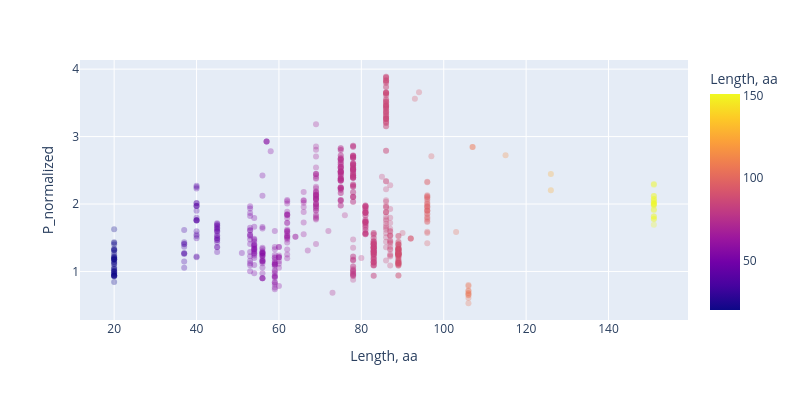
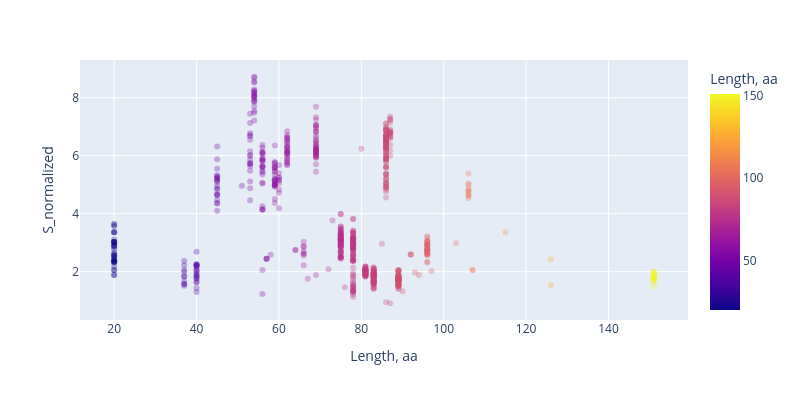
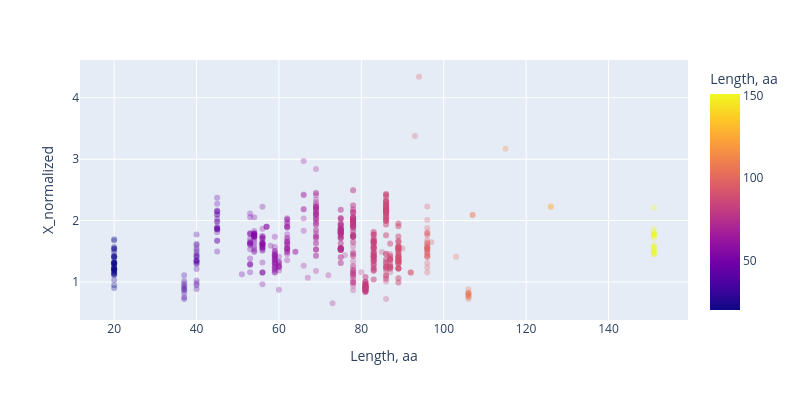

The notebook cell saved with these charts, in order:
### Markdown cell above
#### Normalized CT

### Code cell
fig = px.scatter(KPro_df_VA, x="Length, aa", y="P_normalized", hover_name = "PDB", color="Length, aa", width=800, height=400, opacity = 0.3)
fig.show()
fig = px.scatter(KPro_df_VA, x="Length, aa", y="S_normalized", hover_name = "PDB", color="Length, aa", width=800, height=400, opacity = 0.3)
fig.show()
fig = px.scatter(KPro_df_VA, x="Length, aa", y="X_normalized", hover_name = "PDB", color="Length, aa", width=800, height=400, opacity = 0.3)
fig.show()

### Figure 1 — Plotly figure (JSON) as saved in the notebook; plotly's stock layout.template omitted (floating-point values rounded to 4 significant figures; data arrays with more than 128 entries replaced by an {"elided": "..."} marker saying what was removed)
{"data": [{"hovertemplate": "<b>%{hovertext}</b><br><br>Length, aa=%{marker.color}<br>P_normalized=%{y}<extra></extra>", "hovertext": {"elided": "753 str values"}, "legendgroup": "", "marker": {"color": {"elided": "753 int values"}, "coloraxis": "coloraxis", "opacity": 0.3, "symbol": "circle"}, "mode": "markers", "name": "", "orientation": "v", "showlegend": false, "type": "scatter", "x": {"elided": "753 int values"}, "xaxis": "x", "y": {"elided": "753 float values"}, "yaxis": "y"}], "layout": {"coloraxis": {"colorbar": {"title": {"text": "Length, aa"}}, "colorscale": [[0, "#0d0887"], [0.1111, "#46039f"], [0.2222, "#7201a8"], [0.3333, "#9c179e"], [0.4444, "#bd3786"], [0.5556, "#d8576b"], [0.6667, "#ed7953"], [0.7778, "#fb9f3a"], [0.8889, "#fdca26"], [1, "#f0f921"]]}, "height": 400, "legend": {"tracegroupgap": 0}, "margin": {"t": 60}, "width": 800, "xaxis": {"anchor": "y", "domain": [0, 1], "title": {"text": "Length, aa"}}, "yaxis": {"anchor": "x", "domain": [0, 1], "title": {"text": "P_normalized"}}}}

### Figure 2 — Plotly figure (JSON) as saved in the notebook; plotly's stock layout.template omitted (floating-point values rounded to 4 significant figures; data arrays with more than 128 entries replaced by an {"elided": "..."} marker saying what was removed)
{"data": [{"hovertemplate": "<b>%{hovertext}</b><br><br>Length, aa=%{marker.color}<br>S_normalized=%{y}<extra></extra>", "hovertext": {"elided": "753 str values"}, "legendgroup": "", "marker": {"color": {"elided": "753 int values"}, "coloraxis": "coloraxis", "opacity": 0.3, "symbol": "circle"}, "mode": "markers", "name": "", "orientation": "v", "showlegend": false, "type": "scatter", "x": {"elided": "753 int values"}, "xaxis": "x", "y": {"elided": "753 float values"}, "yaxis": "y"}], "layout": {"coloraxis": {"colorbar": {"title": {"text": "Length, aa"}}, "colorscale": [[0, "#0d0887"], [0.1111, "#46039f"], [0.2222, "#7201a8"], [0.3333, "#9c179e"], [0.4444, "#bd3786"], [0.5556, "#d8576b"], [0.6667, "#ed7953"], [0.7778, "#fb9f3a"], [0.8889, "#fdca26"], [1, "#f0f921"]]}, "height": 400, "legend": {"tracegroupgap": 0}, "margin": {"t": 60}, "width": 800, "xaxis": {"anchor": "y", "domain": [0, 1], "title": {"text": "Length, aa"}}, "yaxis": {"anchor": "x", "domain": [0, 1], "title": {"text": "S_normalized"}}}}

### Figure 3 — Plotly figure (JSON) as saved in the notebook; plotly's stock layout.template omitted (floating-point values rounded to 4 significant figures; data arrays with more than 128 entries replaced by an {"elided": "..."} marker saying what was removed)
{"data": [{"hovertemplate": "<b>%{hovertext}</b><br><br>Length, aa=%{marker.color}<br>X_normalized=%{y}<extra></extra>", "hovertext": {"elided": "753 str values"}, "legendgroup": "", "marker": {"color": {"elided": "753 int values"}, "coloraxis": "coloraxis", "opacity": 0.3, "symbol": "circle"}, "mode": "markers", "name": "", "orientation": "v", "showlegend": false, "type": "scatter", "x": {"elided": "753 int values"}, "xaxis": "x", "y": {"elided": "753 float values"}, "yaxis": "y"}], "layout": {"coloraxis": {"colorbar": {"title": {"text": "Length, aa"}}, "colorscale": [[0, "#0d0887"], [0.1111, "#46039f"], [0.2222, "#7201a8"], [0.3333, "#9c179e"], [0.4444, "#bd3786"], [0.5556, "#d8576b"], [0.6667, "#ed7953"], [0.7778, "#fb9f3a"], [0.8889, "#fdca26"], [1, "#f0f921"]]}, "height": 400, "legend": {"tracegroupgap": 0}, "margin": {"t": 60}, "width": 800, "xaxis": {"anchor": "y", "domain": [0, 1], "title": {"text": "Length, aa"}}, "yaxis": {"anchor": "x", "domain": [0, 1], "title": {"text": "X_normalized"}}}}
